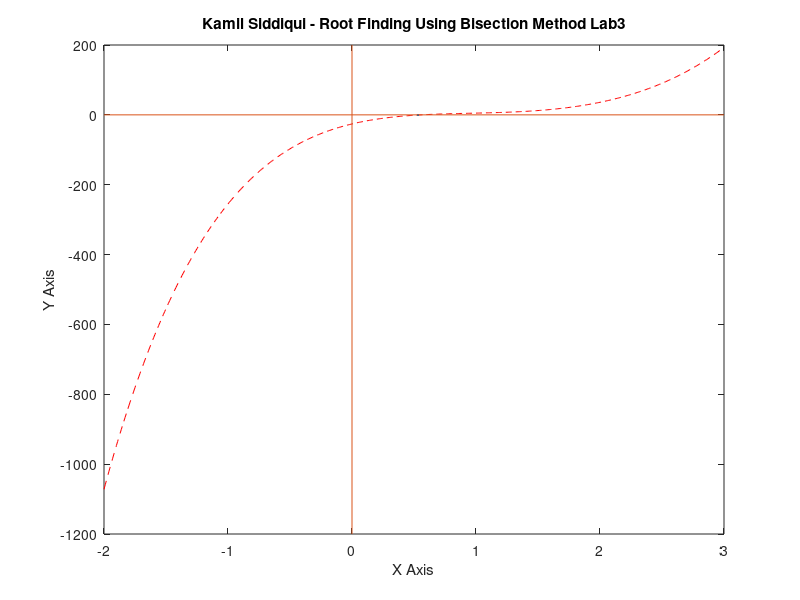

This figure's MATLAB source:
clear, clc
%% Defining Equation
f = @(x) - 26 + 85*x - 91*x^2 + 44*x^3 - 8*x^4 + x^5
  
x_i = 0.5;
x_u = 1.0;
n = 5;
e = 0.1;

if f(x_i)*f(x_u) < 0
    for i = 1:n
        x_r = (x_i + x_u)/2;
        fprintf('P%d = %.4f ; f(x) = %.4f \n', i, x_r, f(x_r));
        if abs((x_r-x_u)/x_r) < e || abs((x_r-x_i)/x_r) < e
            break
        end
        if f(x_i)*f(x_r) < 0
            x_u = x_r;
        elseif f(x_u)*f(x_r) < 0
            x_i = x_r;
        end
    end
else
    disp('No roots between the limits')
end

%% Plotting

temp_x = -2:0.01:3;
for i = 1:length(temp_x)
    y(i) = f(temp_x(i));
end

plot(temp_x,y, 'r--'); hold on;
plot(x_r,f(x_r)); hold on;
line([-2 3], [0 0]), line([0 0], [-1200 200])
xlabel('X Axis')
ylabel('Y Axis')
title('Kamil Siddiqui - Root Finding Using Bisection Method Lab3')